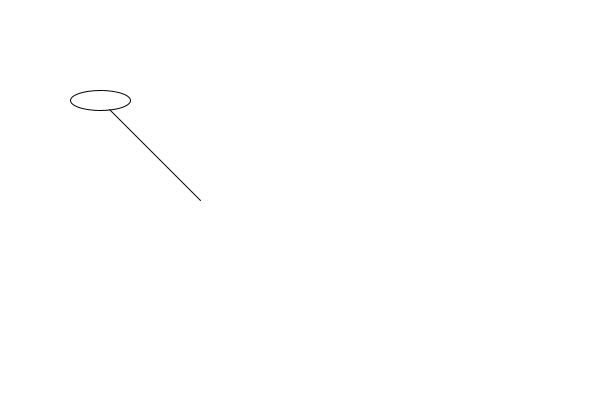
Frame 1 (no input)
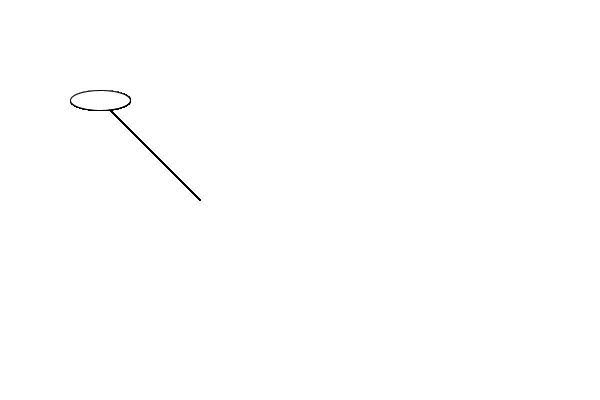
Frame 60 (the mouse pressed at the canvas centre just before this capture)
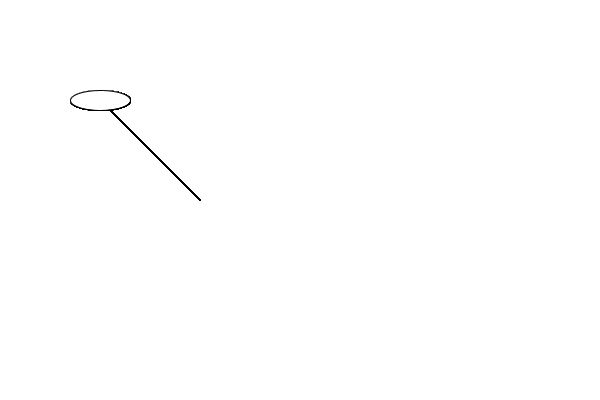
Frame 120 (the mouse held since frame 60 and released just before this capture)

The Processing sketch that drew these frames (run headless with seeded random() and noise(); from frame 60 on, the mouse is pressed at the canvas centre):

// Processing sketch: processing_99436
// ── processing_99436.pde

int counter;

void setup() {  //setup function called initially, only once
  size(600, 400);
  background(255);  //set background white
  colorMode(HSB);   //set colors to Hue, Saturation, Brightness mode
  counter = 0;
}

void draw() {  //draw function loops 
  
    line(100,100,200,200);
    ellipse(100, 100, 60, 20);
  }
